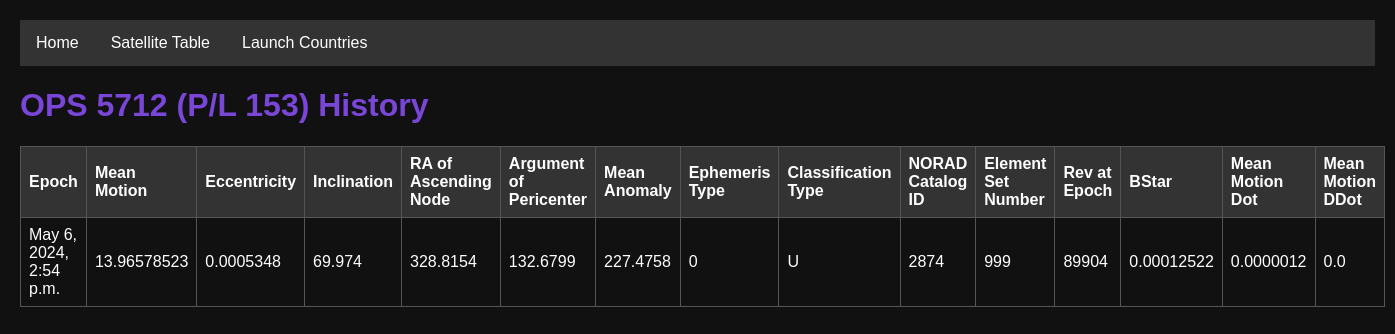
Page /satellite/29317/ on the committed database.
### tracking/models.py (models this page shows, shortened)
class Satellite(models.Model):
    name = models.CharField(max_length=100, unique=True)

class History(models.Model):
    epoch = models.DateTimeField()
    mean_motion = models.FloatField()
    eccentricity = models.FloatField()
    inclination = models.FloatField()
    ra_of_asc_node = models.FloatField()
    arg_of_pericenter = models.FloatField()
    mean_anomaly = models.FloatField()
    ephemeris_type = models.IntegerField()
    classification_type = models.CharField(max_length=1)
    norad_cat_id = models.IntegerField(unique=True)
    element_set_no = models.IntegerField()
    rev_at_epoch = models.IntegerField()
    bstar = models.FloatField()
    mean_motion_dot = models.FloatField()
    mean_motion_ddot = models.FloatField()
    class Meta:
        abstract = True

class SatelliteHistory(History):
    satellite = models.ForeignKey(Satellite, on_delete=models.CASCADE, related_name='history')

### tracking/views.py (the view)
# urls.py: path('satellite/<int:satellite_id>/', views.satellite_history, name='satellite_history'),
def satellite_history(request, satellite_id):
    satellite = get_object_or_404(Satellite, pk=satellite_id)
    history_entries = SatelliteHistory.objects.filter(satellite=satellite)
    return render(request, 'satellite_history.html', {'satellite': satellite, 'history_entries': history_entries})

### tracking/templates/satellite_history.html (shortened to what this page needs)
{% extends 'base.html' %}
{% block content %}
    <h1>{{ satellite.name }} History</h1>
    <table>
        <thead>
            <tr>
                <th>Epoch</th>
                <th>Mean Motion</th>
                <th>Eccentricity</th>
                <th>Inclination</th>
                <th>RA of Ascending Node</th>
                <th>Argument of Pericenter</th>
                <th>Mean Anomaly</th>
                <th>Ephemeris Type</th>
                <th>Classification Type</th>
                <th>NORAD Catalog ID</th>
                <th>Element Set Number</th>
                <th>Rev at Epoch</th>
                <th>BStar</th>
                <th>Mean Motion Dot</th>
                <th>Mean Motion DDot</th>
            </tr>
        </thead>
        <tbody>
            {% for entry in history_entries %}
                <tr>
                    <td>{{ entry.epoch }}</td>
                    <td>{{ entry.mean_motion }}</td>
                    <td>{{ entry.eccentricity }}</td>
                    <td>{{ entry.inclination }}</td>
                    <td>{{ entry.ra_of_asc_node }}</td>
                    <td>{{ entry.arg_of_pericenter }}</td>
                    <td>{{ entry.mean_anomaly }}</td>
                    <td>{{ entry.ephemeris_type }}</td>
                    <td>{{ entry.classification_type }}</td>
                    <td>{{ entry.norad_cat_id }}</td>
                    <td>{{ entry.element_set_no }}</td>
                    <td>{{ entry.rev_at_epoch }}</td>
                    <td>{{ entry.bstar }}</td>
                    <td>{{ entry.mean_motion_dot }}</td>
                    <td>{{ entry.mean_motion_ddot }}</td>
                </tr>
            {% endfor %}
        </tbody>
    </table>
{% endblock %}

### tracking/templates/base.html (style rules this page uses)
body { font-family: Arial, sans-serif; margin: 0; padding: 0; }

### tracking/templates/satellite_history.html (style rules this page uses)
body { background-color: #111; color: #fff; font-family: Arial, sans-serif; padding: 20px; }
h1 { color: #7946d7; }
table { width: 100%; border-collapse: collapse; margin-top: 20px; }
th, td { border: 1px solid #555; padding: 8px; text-align: left; }
th { background-color: #333; }

### rows in the picture
Satellite: name "OPS 5712 (P/L 153)"
SatelliteHistory: epoch "May 6, 2024, 2:54 p.m.", mean_motion "13.96578523", eccentricity "0.0005348", inclination "69.974", ra_of_asc_node "328.8154", arg_of_pericenter "132.6799", mean_anomaly "227.4758", ephemeris_type "0", classification_type "U", norad_cat_id "2874", element_set_no "999", rev_at_epoch "89904", bstar "0.00012522", mean_motion_dot "0.0000012", mean_motion_ddot "0.0"
